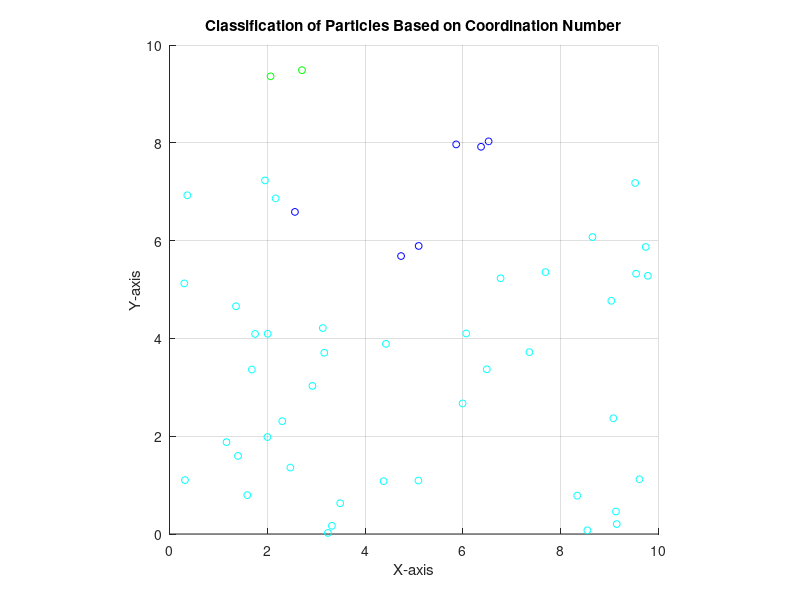

Source code (MATLAB):
% 假设 timeData 包含小球的信息：列 2 为 x 坐标，列 3 为 y 坐标
timeData = rand(50, 3) * 10; % 随机生成一些小球位置，用于演示
thresholdDistance = 2.0; % 配位数判断的最大距离
numParticles = size(timeData, 1); % 小球数量
colors = zeros(numParticles, 3); % 初始化颜色矩阵

% 计算配位数
for i = 1:numParticles
    % 计算当前小球与其他小球之间的距离
    distances = sqrt(sum((timeData(:, 2:3) - timeData(i, 2:3)).^2, 2)); % 计算距离
    
    % 找出在 thresholdDistance 范围内的邻居数量（排除自身）
    neighborCount = sum(distances < thresholdDistance & (distances > 0));
    
    % 根据配位数给小球着色
    switch neighborCount
        case 0
            colors(i, :) = [1, 0, 0]; % 红色
        case 1
            colors(i, :) = [0, 1, 0]; % 绿色
        case 2
            colors(i, :) = [0, 0, 1]; % 蓝色
        otherwise
            colors(i, :) = [0, 1, 1]; % 青色
    end
end

% 绘制颗粒
figure;
hold on;

for i = 1:numParticles
    plot(timeData(i, 2), timeData(i, 3), 'o', 'MarkerSize', 5, 'Color', colors(i, :));
end

axis equal;
xlim([0, 10]);
ylim([0, 10]);
title('Classification of Particles Based on Coordination Number');
xlabel('X-axis');
ylabel('Y-axis');
grid on;